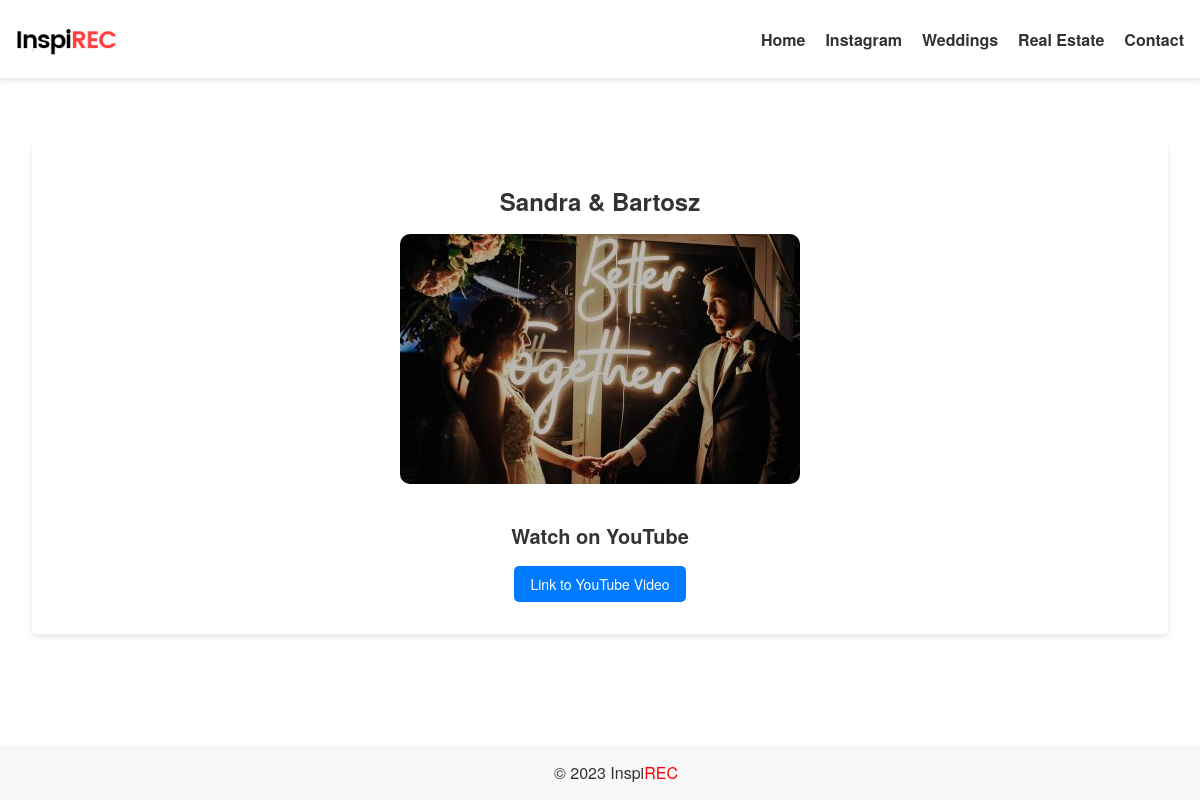
/article/sandra-bartosz/, run on the app's committed database.
### blog/models.py (models this page shows, shortened)
class MenuItem(models.Model):
    title = models.CharField(max_length=100)
    page = models.ForeignKey('Page', on_delete=models.CASCADE, blank=True, null=True)
    url = models.CharField(max_length=200, blank=True)
    order = models.PositiveIntegerField(default=0)
    show_in_menu = models.BooleanField(default=True)
    def get_link(self):
        if self.page:
            return self.page.get_absolute_url()
        else:
            return self.url

class Article(models.Model):
    title = models.CharField(max_length=200)
    slug = models.SlugField(unique=True, default='', editable=False)
    image = models.ImageField(upload_to='article_images/', default='default-article-image.jpg')
    content = models.TextField(blank=True, null=True)
    youtube_link = models.CharField(max_length=200, blank=True)
    instagram_link = models.CharField(max_length=200, blank=True)
    show_on_home = models.BooleanField(default=False)
    created_at = models.DateTimeField(default=timezone.now)
    updated_at = models.DateTimeField(auto_now=True)
    gallery = models.ForeignKey(Gallery, on_delete=models.SET_NULL, null=True, blank=True)
    ARTICLE_TYPE_CHOICES = (
        ('standard', 'Standard Article'),
        ('real_estate', 'Real Estate Gallery'),
    )
    article_type = models.CharField(
        max_length=20,
        choices=ARTICLE_TYPE_CHOICES,
        default='standard',
    )

### blog/views.py (the view)
# urls.py: path('article/<slug:slug>/', views.article_detail, name='article_detail'),
def article_detail(request, slug):
    article = get_object_or_404(Article, slug=slug)
    template_name = 'article_detail.html'
    menu_items = MenuItem.objects.filter(show_in_menu=True).order_by('order')
    context = {
        'article': article,
        'menu_items': menu_items,
    }
    return render(request, template_name, context)

### blog/models.py (called while the page is built)
    def get_absolute_url(self):
        return reverse('page_detail', args=[self.slug])

### blog/templates/article_detail.html (shortened to what this page needs)
{% extends 'base.html' %}
{% block content %}
<div class="container">
    <article class="article-detail">
        <h1 class="article-title">{{ article.title }}</h1>
        <div class="article-image-container">
            <img src="{{ article.image.url }}" alt="{{ article.title }}" class="article-image">
        </div>
        {% if article.youtube_link %}
        <div class="youtube-link">
            <h2>Watch on YouTube</h2>
            <a href="{{ article.youtube_link }}" target="_blank">Link to YouTube Video</a>
        </div>
        {% endif %}
    </article>
</div>
{% endblock %}

### blog/templates/base.html (shortened to what this page needs)
{% load static %}
<!DOCTYPE html>
<html lang="en">
<head>
    <link rel="stylesheet" href="{% static 'styles.css' %}">
</head>
<body>
    <header>
        <div class="logo">
            <a href="{% url 'home' %}">
                <img src="{% static 'images/logo.png' %}" alt="Logo">
            </a>
        </div>
        <nav class="menu">
            <ul>
                <li><a href="{% url 'home' %}">Home</a></li>
                {% for item in menu_items %}
                    <li><a href="{{ item.get_link }}">{{ item.title }}</a></li>
                {% endfor %}
            </ul>
        </nav>
    </header>
    <main>
        {% block content %}
        {% endblock %}
    </main>
    <footer>
        <div class="footer-content">
        &copy; {% now "Y" %} Inspi<span class="highlight">REC</span>
    </div>
    </footer>
</body>
</html>

### static/styles.css (style rules this page uses)
body { font-family: "Helvetica Neue", Arial, sans-serif; color: #333; margin: 0; padding: 0; overflow-x: hidden; }
header { background-color: #fff; color: #000; box-shadow: 0px 3px 6px rgba(0, 0, 0, 0.1); padding: 1rem; max-width: 1200px; margin: 0 auto; display: flex; justify-content: space-between; align-items: center; }
.menu { font-family: "Helvetica Neue", Arial, sans-serif; font-size: 16px; }
.menu ul { list-style: none; padding: 0; margin: 0; display: flex; }
.menu li { margin-left: 20px; }
.menu a { text-decoration: none; color: #333; font-weight: bold; }
.logo img { max-width: 100px; height: auto; display: block; margin: 0 auto; }
.container { margin: 0 auto; padding: 2rem; max-width: 1200px; box-sizing: border-box; }
.article-image { position: relative; overflow: hidden; height: 180px; border-radius: 10px; }
.article-title { text-align: center; margin-top: 10px; font-size: 16px; }
.highlight { color: red; }
footer { background-color: #f8f8f8; padding: 1rem; text-align: center; width: 100%; }
main { margin-bottom: 2rem; }
.article-detail { margin: 2rem 0; padding: 2rem; background-color: #fff; box-shadow: 0px 3px 6px rgba(0, 0, 0, 0.1); border-radius: 5px; }
.article-detail .article-title { font-size: 24px; margin-bottom: 1rem; }
.article-detail .article-image-container { text-align: center; }
.article-detail .article-image { max-width: 100%; height: auto; border-radius: 10px; }
.article-detail .youtube-link { margin-top: 2rem; text-align: center; }
.article-detail .youtube-link h2 { font-size: 20px; margin-bottom: 1rem; }
.article-detail .youtube-link a { display: inline-block; padding: 8px 16px; background-color: #007bff; color: #fff; text-decoration: none; border-radius: 5px; font-size: 14px; }

### data on the page
MenuItem: title "Instagram"
MenuItem: title "Weddings"
MenuItem: title "Real Estate"
MenuItem: title "Contact"
Article: title "Sandra & Bartosz", image (picture)
